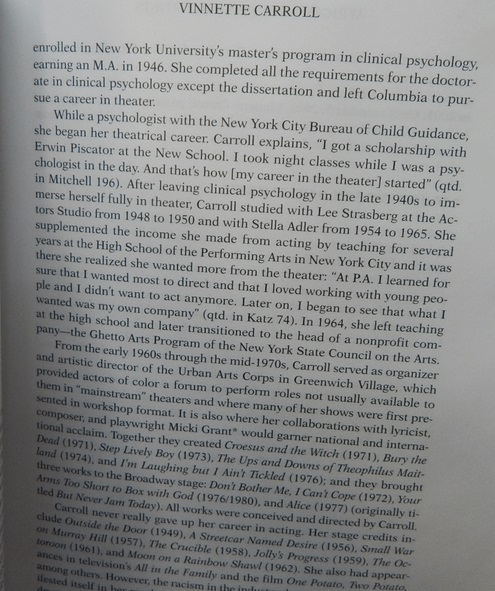
#> input picture Actividad2/Imagenes/DSCN0309.jpg, 495 x 591 px; its folder holds only this picture in this run
$ jupyter execute Actividad_2.ipynb
#> lines starting #> are read from the running program, lines starting #| are printed output that depends on the picture
#> in plot_transformed_image, data is the input picture: shape (591, 495, 3); mean R, G, B 136.8, 138, 137.9
# Implementación de un filtro espacial o morfológico

**Grupo 18 equipo 6:**
- Hector López Almazán
- Gregorio Ferrer Cebrian
- Jon Ánder Reche Urrutia
- Luís Cabello de los Cobos de Toro

**Enlace Github:**
- https://github.com/gen1897/Percepcion/tree/main/Actividad2

## Abstract
Se ha implementado un filtro morfológico cuya principal utilidad es simplificar y conservar las características de objetos o formas en una imagen. En este caso se implementa el filtro conocido como Botton-Hat para corregir la iluminación de texto escaneado, y por tanto, que sea más legible.

## Algoritmos

[cell 1]
import numpy as np
import cv2
import matplotlib.pyplot as plt
import glob

from typing import Tuple

plt.rcParams['figure.figsize'] = 12, 12

La implementación del filtro Bottom-Hat es sencilla, se define como la inversa de la diferencia entre la operación de cierre de la imagen y la imagen original.

[cell 2]
def closing(image: np.ndarray, s_elem: np.ndarray, n_iterations=1) -> np.ndarray:
#> called with s_elem = array of shape (15, 15), n_iterations = 1
    first_part = cv2.dilate(image, s_elem, iterations=n_iterations)
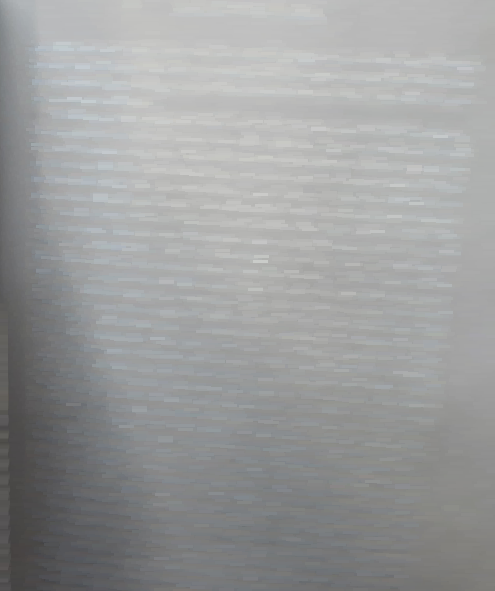
#> first_part: shape (591, 495, 3); mean R, G, B 155.4, 156.7, 156.8

    return cv2.erode(first_part, s_elem, iterations=n_iterations)

def bottom_hat(image: np.ndarray, s_elem: np.ndarray, n_iterations=1) -> np.ndarray:
    first_part = closing(image, s_elem, n_iterations)

    return np.invert(first_part - image)
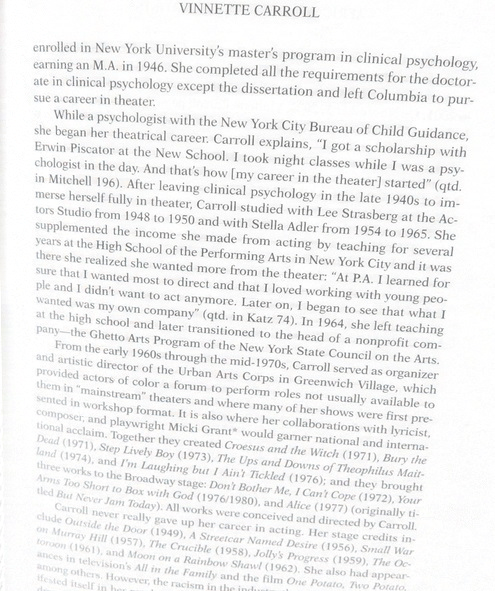
#> returned value: shape (591, 495, 3); mean of channels 0, 1, 2 239.8, 239.8, 239.8; drawn as R, G, B

def create_kernel(size: Tuple[int, int]):
    kernel = np.zeros(size, dtype=np.uint8)
    # Obtiene la fila que representa la mitad del kernel
    radius = kernel.shape[0] // 2
    kernel[radius-1:radius+2, :] = 1

    return kernel

def plot_transformed_image(image: np.ndarray):
    data = plt.imread(image)
    new_img = bottom_hat(data, kernel, n_iterations=1)

    f = plt.figure()
    f.add_subplot(1,2, 1)
    plt.imshow(data)
    f.add_subplot(1,2, 2)
    plt.imshow(new_img)
    plt.show(block=True)
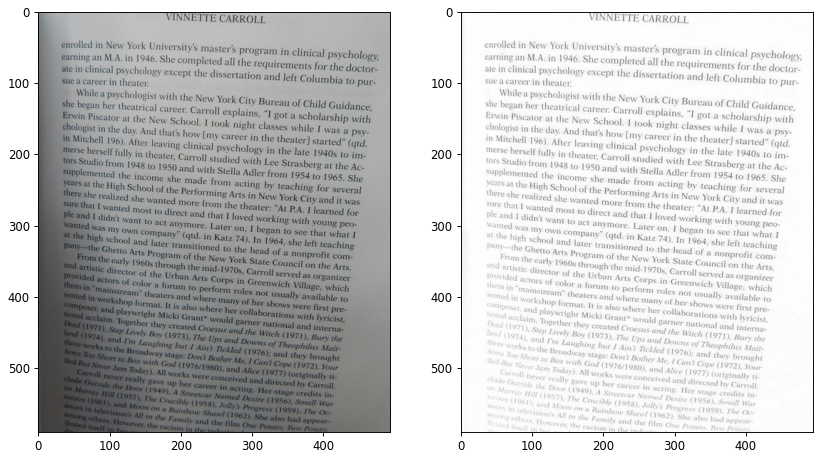
#> figure drawn by matplotlib, 2 panels
